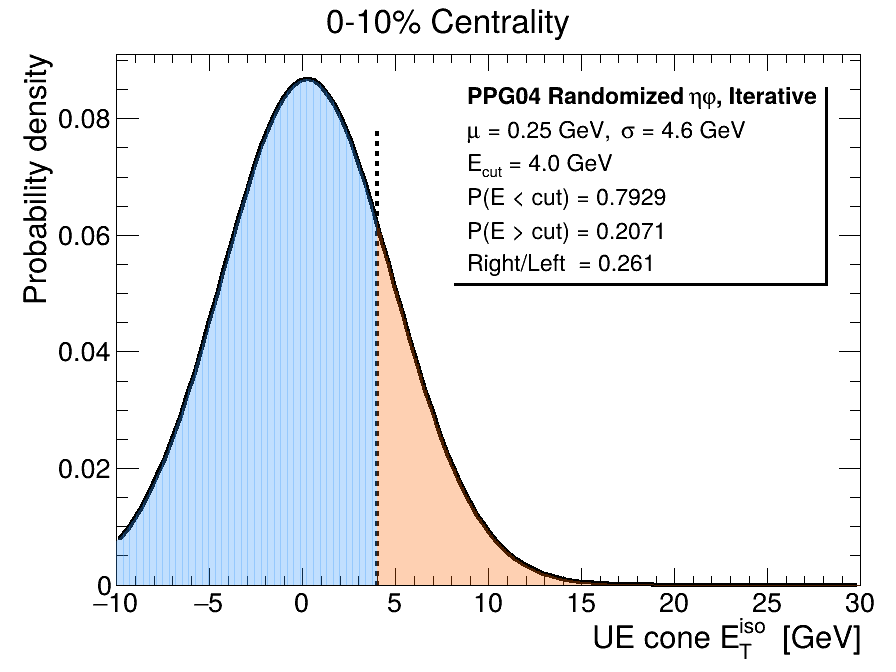
#> input picture macros/rc_0to10_pub.png, 896 x 672 px
$ python -i make_ppg12_basev3e_pp_stage_flow_slides.py   (imports and definitions only)
#> lines starting #> are read from the running program, lines starting #| are printed output that depends on the picture
#> further down, picture is the input picture: PIL image 896x672 RGB; mean R, G, B 234.3, 237.3, 240.9
#!/usr/bin/env python3
"""Build pp PPG12/baseV3E stage-flow slide candidates.

These slides show one variable across the table-QA stages in a single 1x3 row:
all candidates, after preselection/NPB, and after tight ID.  The plot canvases
are regenerated for the slide geometry instead of pasted from the full table.
"""

from __future__ import annotations

import importlib.util
import json
import sys
from pathlib import Path

import matplotlib.pyplot as plt
from PIL import Image, ImageChops, ImageDraw, ImageFont, ImageOps


SCRIPT_PATH = Path(__file__).resolve()
# [1 line that did not run here, left out]
# [1 line that did not run here, left out]
# [2 lines that did not run here, left out]

from slides.common.slide_defaults import SLIDE_HEIGHT_PX, SLIDE_WIDTH_PX  # noqa: E402


# [1 line that did not run here, left out]
# [1 line that did not run here, left out]
# [1 line that did not run here, left out]
# [1 line that did not run here, left out]
# [1 line that did not run here, left out]

# [1 line that did not run here, left out]
# [1 line that did not run here, left out]
# [1 line that did not run here, left out]
TOPDIR_DATA = "Photon_4_GeV_plus_MBD_NS_geq_1"
PT_TOKEN = "1535"
PT_LABEL = r"$15<E_T<35$ GeV"
PT_LABEL_TEXT = "15 < E_T < 35 GeV"
MODEL_LABEL = "PPG12/baseV3E pp output"
IAN_LABEL = "PPG12 IAN v4 (May 21, 2026)"

STAGES = [
    ("cut0", "Before preselection", "all candidates"),
    ("cut1", "After preselection", "preselection + NPB cut"),
    ("cut2", "After tight ID", "tight BDT ID"),
]

VARS = {
    "bdt": {
        "axis": "BDT score",
        "title": "BDT score stage flow is coherent in the pp checkpoint",
        "slug": "bdt",
        "takeaways": [
            "Read left to right - all candidates, preselection plus NPB cut, then tight photon ID.",
            "Data moves toward the signal-MC score shape after tight ID; this is PPG12/baseV3E, not the separately trained pp BDT.",
        ],
    },
    "e11_to_e33": {
        "axis": r"$E_{11}/E_{33}$",
        "title": "E11/E33 sharpens through the same pp selection chain",
        "slug": "e11_to_e33",
        "takeaways": [
            "Read left to right - all candidates, preselection plus NPB cut, then tight photon ID.",
            "The tight-ID selection sharpens E11/E33 and leaves data closer to signal MC while inclusive MC stays broader.",
        ],
    },
}


# [35 lines left out: functions load_plotter, font, not called in this run]


def text_bbox(draw: ImageDraw.ImageDraw, xy: tuple[int, int], text: str, fnt: ImageFont.ImageFont) -> tuple[int, int, int, int]:
    return tuple(int(v) for v in draw.textbbox(xy, text, font=fnt))


# [129 lines left out: functions wrap_text, draw_arrow_bullets, stage_table, panel_arrays, draw_stage_plot, not called in this run]


def crop_whitespace(img: Image.Image, *, bg=(255, 255, 255), pad: int = 4) -> Image.Image:
#> called with bg = (255, 255, 255), pad = 4
    rgb = img.convert("RGB")
    diff = ImageChops.difference(rgb, Image.new("RGB", rgb.size, bg))
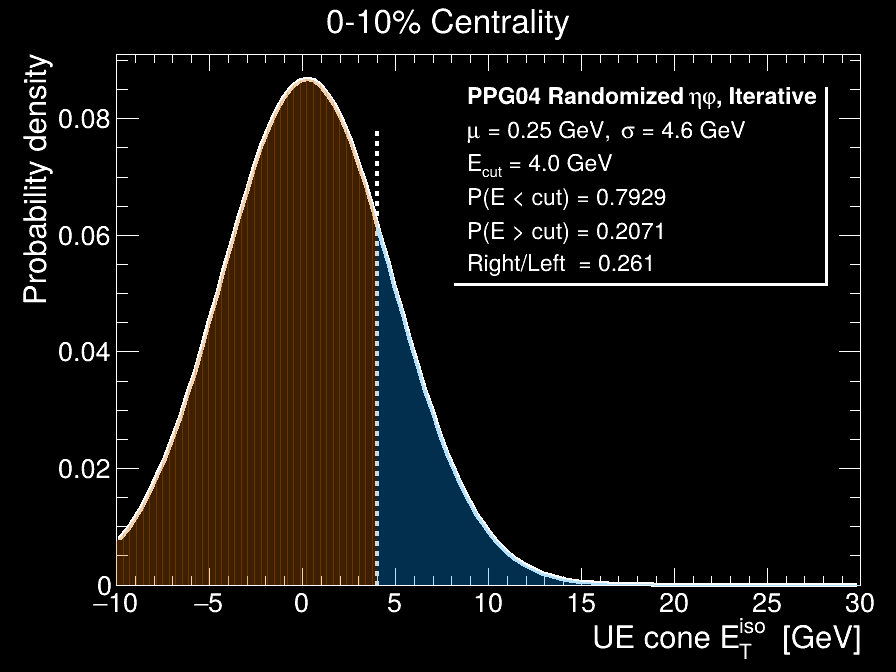
#> diff: PIL image 896x672 RGB; mean R, G, B 20.7, 17.7, 14.1
    gray = ImageOps.grayscale(diff)
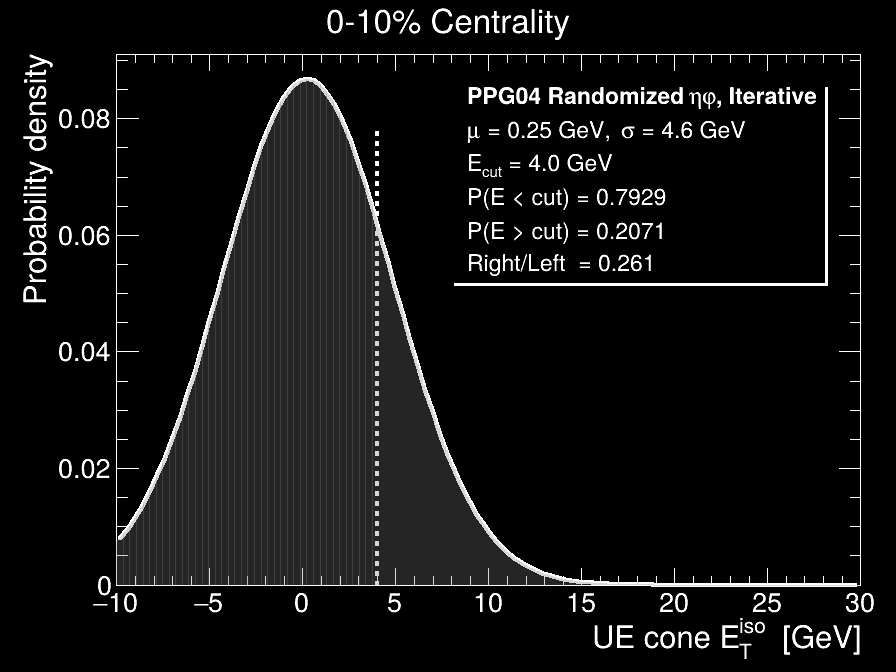
#> gray: PIL image 896x672 L; min 0, max 255, mean 18.1
    bbox = gray.point(lambda p: 255 if p > 10 else 0).getbbox()
#> bbox = (23, 8, 874, 659)
    if not bbox:
        return rgb
    x0, y0, x1, y1 = bbox
#> x0 = 23; y0 = 8; x1 = 874; y1 = 659
    return rgb.crop((max(0, x0 - pad), max(0, y0 - pad), min(rgb.size[0], x1 + pad), min(rgb.size[1], y1 + pad)))
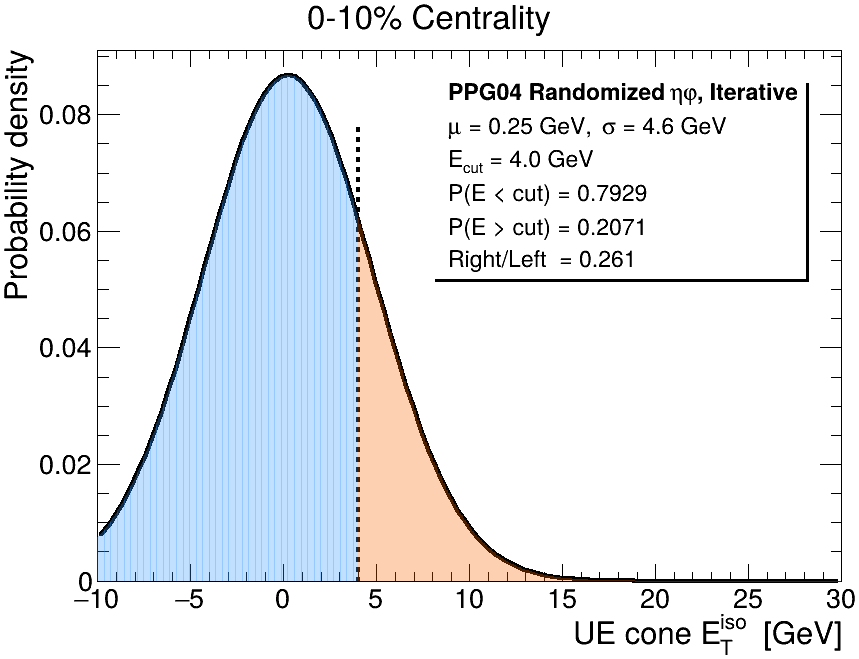
#> returned value: PIL image 859x659 RGB; mean R, G, B 233, 236.1, 240


# [115 lines left out: functions fit_plot, compose_slide, make_slides, not called in this run]


# [3 lines not run here, left out]

>>> from PIL import Image
>>> picture = Image.open('../../../macros/rc_0to10_pub.png')
>>> result = crop_whitespace(picture)

$ run again, on macros/rc_grid.png
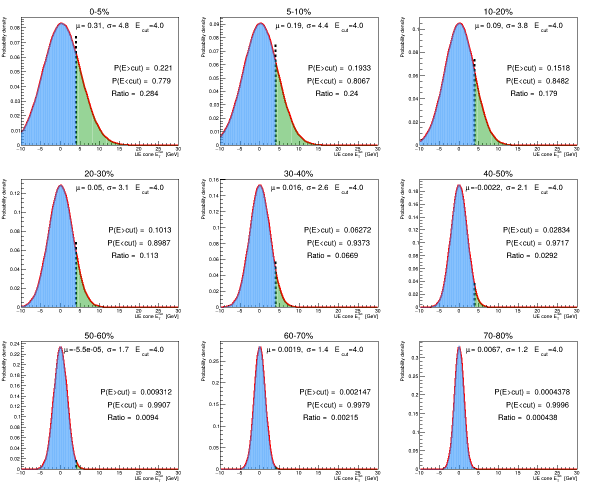
#> input picture macros/rc_grid.png, 1196 x 972 px (shown at 1/2 size)
#> picture is the input picture: PIL image 1196x972 RGB; mean R, G, B 233.8, 237.4, 242.3
#> in crop_whitespace, `gray = ImageOps.grayscale(diff)`:
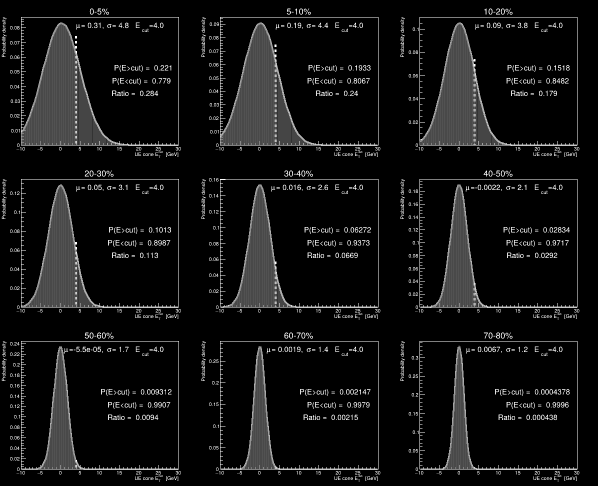
#> gray: PIL image 1196x972 L (shown at 1/2 size); min 0, max 255, mean 18.1
#> bbox = (3, 17, 1159, 964)
#> x0 = 3; y0 = 17; x1 = 1159; y1 = 964
#> in crop_whitespace, `return rgb.crop((max(0, x0 - pad), max(0, y0 - pad), min(rgb.size[0], ..`:
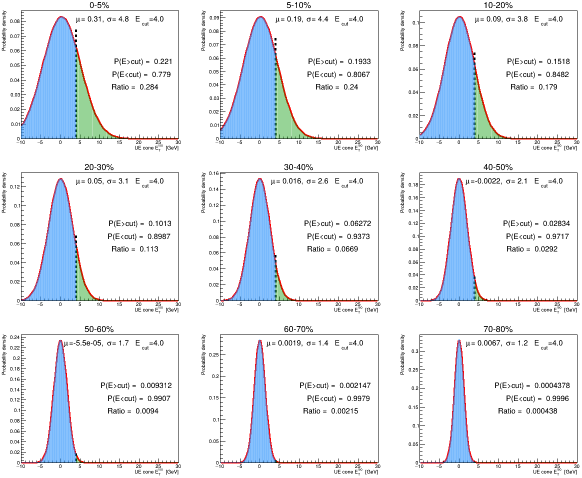
#> returned value: PIL image 1163x955 RGB (shown at 1/2 size); mean R, G, B 232.8, 236.6, 241.7

$ run again, on macros/rc_grouped_2x2.png
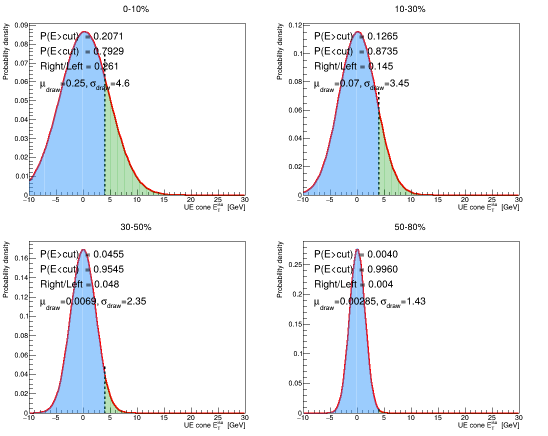
#> input picture macros/rc_grouped_2x2.png, 1096 x 872 px (shown at 1/2 size)
#> picture is the input picture: PIL image 1096x872 RGB; mean R, G, B 237.3, 240.3, 244.3
#> in crop_whitespace, `gray = ImageOps.grayscale(diff)`:
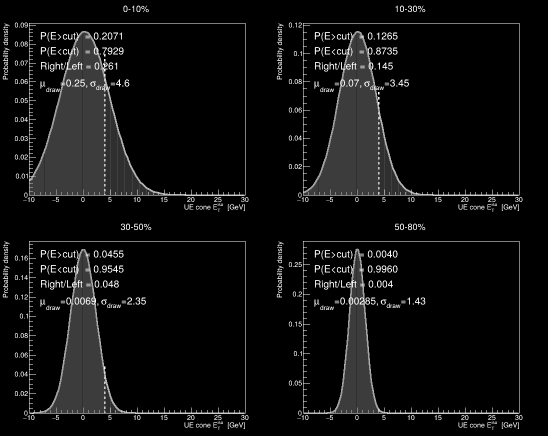
#> gray: PIL image 1096x872 L (shown at 1/2 size); min 0, max 255, mean 15.1
#> bbox = (5, 11, 1045, 860)
#> x0 = 5; y0 = 11; x1 = 1045; y1 = 860
#> in crop_whitespace, `return rgb.crop((max(0, x0 - pad), max(0, y0 - pad), min(rgb.size[0], ..`:
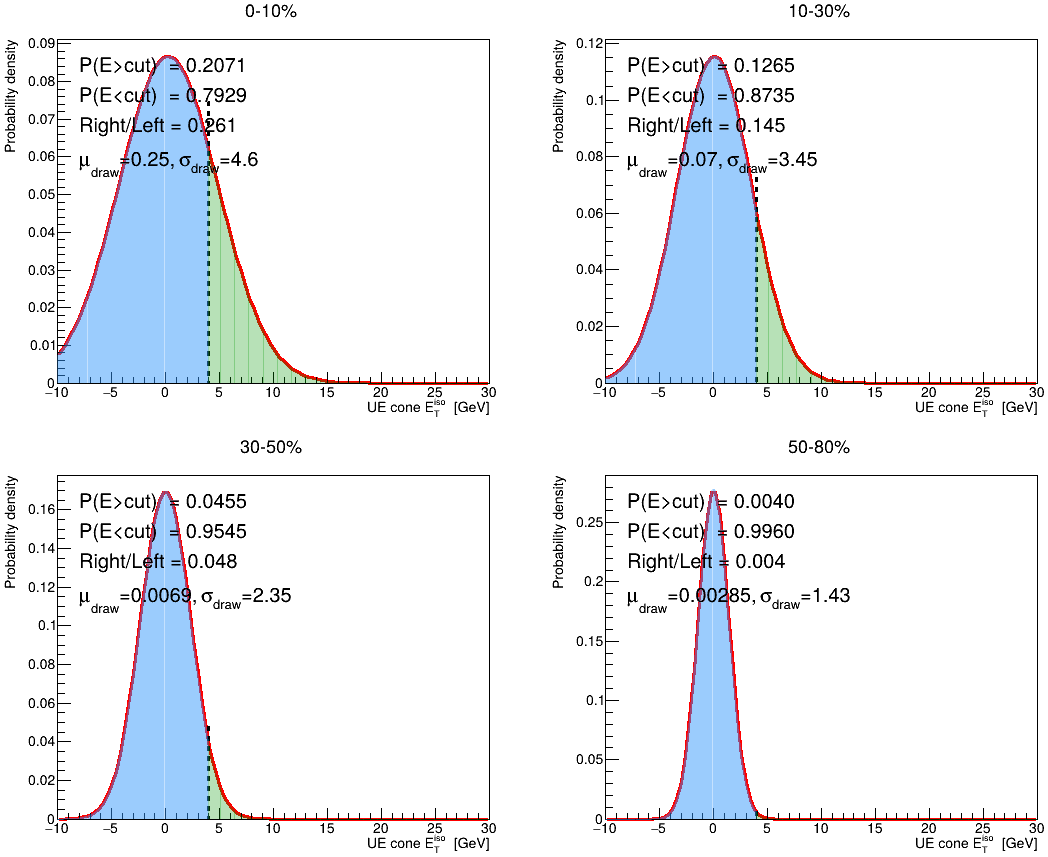
#> returned value: PIL image 1048x857 RGB; mean R, G, B 236.1, 239.4, 243.6
